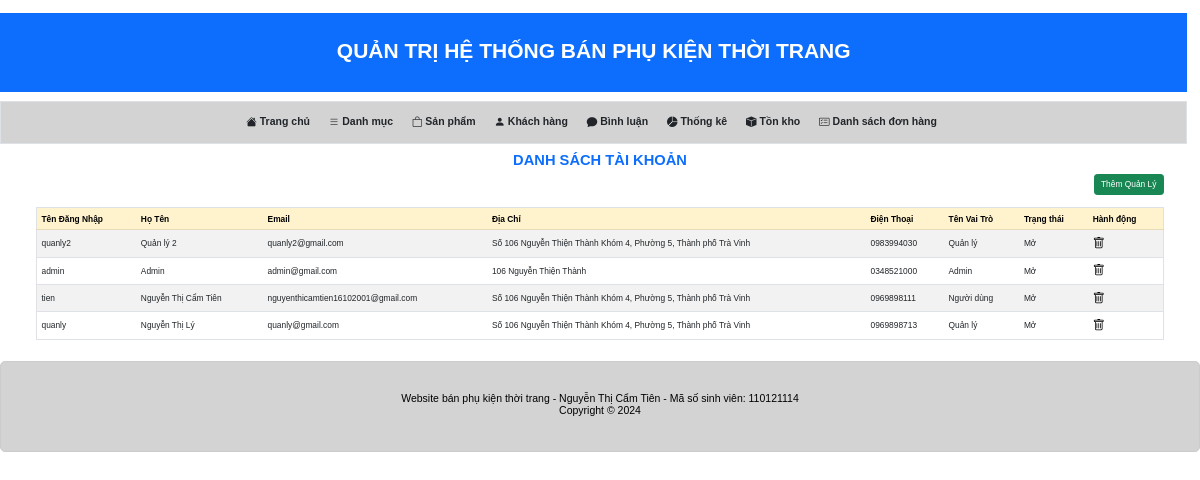
The app's page /Admin/index_admin.php?act=dskh with its own data.
### tables this page shows
CREATE TABLE `taikhoan` (
  `iduser` int(10) NOT NULL,
  `user` varchar(50) NOT NULL,
  `pass` varchar(50) NOT NULL,
  `hoten` varchar(50) NOT NULL,
  `email` varchar(255) NOT NULL,
  `address` varchar(255) NOT NULL,
  `tel` varchar(20) NOT NULL,
  `role` tinyint(4) NOT NULL DEFAULT 0,
  `trang_thai` varchar(50) DEFAULT NULL,
  `otp` int(11) DEFAULT NULL
);

### model/pdo.php (called while the page is built, shortened)
<?php
function pdo_get_connection()
{
    $dburl = "mysql:host=localhost;dbname=doanchuyennganh;charset=utf8";
    $username = 'root';
    $password = '';
    $conn = new PDO($dburl, $username, $password);
    $conn->setAttribute(PDO::ATTR_ERRMODE, PDO::ERRMODE_EXCEPTION);
    return $conn;
}
function pdo_query($sql)
{
    $sql_args = array_slice(func_get_args(), 1);
    try {
        $conn = pdo_get_connection();
        $stmt = $conn->prepare($sql);
        $stmt->execute($sql_args);
        $rows = $stmt->fetchAll();
        return $rows;
    } catch (PDOException $e) {
        throw $e;
    } finally {
        unset($conn);
    }
}

### model/taikhoan.php (called while the page is built, shortened)
<?php
function loadall_taikhoan()
{
    $sql = "select*from taikhoan order by iduser desc";
    $listtaikhoan = pdo_query($sql);
    return $listtaikhoan;
}

### Admin/taikhoan/list.php (the view, shortened to what this page needs)
<div class="container my-4">
    <header class="mb-4">
        <h1 class="text-center fw-bold fs-3 text-primary">DANH SÁCH TÀI KHOẢN</h1>
        <div class="text-end mb-3">
            <a href="index_admin.php?act=them_admin" class="btn btn-success">Thêm Quản Lý</a>
        </div>
    </header>
    <div class="table-responsive">
        <table class="table border table-striped table-hover align-middle">
            <thead class="table-warning">
                <tr>
                    <th scope="col">Tên Đăng Nhập</th>
                    <th scope="col">Họ Tên</th>
                    <th scope="col">Email</th>
                    <th scope="col">Địa Chỉ</th>
                    <th scope="col">Điện Thoại</th>
                    <th scope="col">Tên Vai Trò</th>
                    <th scope="col">Trạng thái</th>
                    <th>Hành động</th>
                </tr>
            </thead>
            <tbody>
                <?php
                foreach ($listtaikhoan as $taikhoan) {
                    extract($taikhoan);
                    $xoatk = "index_admin.php?act=xoatk&id=" . $iduser;
                ?>
                <tr>
                    <td><?= htmlspecialchars($user) ?></td>
                    <td><?= htmlspecialchars($hoten) ?></td>
                    <td><?= htmlspecialchars($email) ?></td>
                    <td><?= htmlspecialchars($address) ?></td>
                    <td><?= htmlspecialchars($tel) ?></td>
                    <td>
                        <?php
                        switch ($role) {
                            case '0':
                                echo 'Admin';
                                break;
                            case '1':
                                echo 'Quản lý';
                                break;
                            default:
                                echo 'Người dùng';
                                break;
                        }
                        ?>
                    </td>
                    <td><?= htmlspecialchars($trang_thai) ?></td>
                    <td>
                        <?php if ( $trang_thai === 'Mở'){ ?>
                        <a href="<?= htmlspecialchars($xoatk) ?>&khoatk" class="text-decoration-none">
                            <i class="bi bi-trash" style="font-size: 12px; color: black;"></i>
                        </a>
                        <?php } if ($trang_thai === 'Khóa'){?>
                        <a href="<?= htmlspecialchars($xoatk) ?>&motk" class="text-decoration-none">
                            <i class="bi bi-unlock" style="font-size: 12px; color: green;"></i>
                        </a>
                        <?php }?>
                    </td>
                </tr>
                <?php  }
                ?>
            </tbody>
        </table>
    </div>
</div>
<div class="footer text-center mt-3">
    <h5>Website bán phụ kiện thời trang - Nguyễn Thị Cẩm Tiên - Mã số sinh viên: 110121114<br>Copyright &copy; 2024</h5>
</div>

### css/style.css (style rules this page uses)
* { box-sizing: border-box; font-family: sans-serif; font-size: 0.7vw; }
.footer { background-color: #d00118; border: 1px #ccc solid; font-size: 0.8vw; color: rgb(250, 242, 215); border-radius: 5px; padding: 20px; }
* { box-sizing: border-box }

### Admin/taikhoan/list.php (style rules this page uses)
.footer { background-color: #D3D3D3; color: #000000; padding: 30px 0; font-size: 1.0rem; font-family: 'Poppins', sans-serif; }

### records on screen
taikhoan: user "quanly2", hoten "Quản lý 2", email "quanly2@gmail.com", address "Số 106 Nguyễn Thiện Thành Khóm 4, Phường 5, Thành phố Trà Vinh", tel "0983994030", role "Quản lý", trang_thai "Mở"
taikhoan: user "admin", hoten "Admin", email "admin@gmail.com", address "106 Nguyễn Thiện Thành", tel "0348521000", role "Admin", trang_thai "Mở"
taikhoan: user "tien", hoten "Nguyễn Thị Cẩm Tiên", email "nguyenthicamtien16102001@gmail.com", address "Số 106 Nguyễn Thiện Thành Khóm 4, Phường 5, Thành phố Trà Vinh", tel "0969898111", role "Người dùng", trang_thai "Mở"
taikhoan: user "quanly", hoten "Nguyễn Thị Lý", email "quanly@gmail.com", address "Số 106 Nguyễn Thiện Thành Khóm 4, Phường 5, Thành phố Trà Vinh", tel "0969898713", role "Quản lý", trang_thai "Mở"
